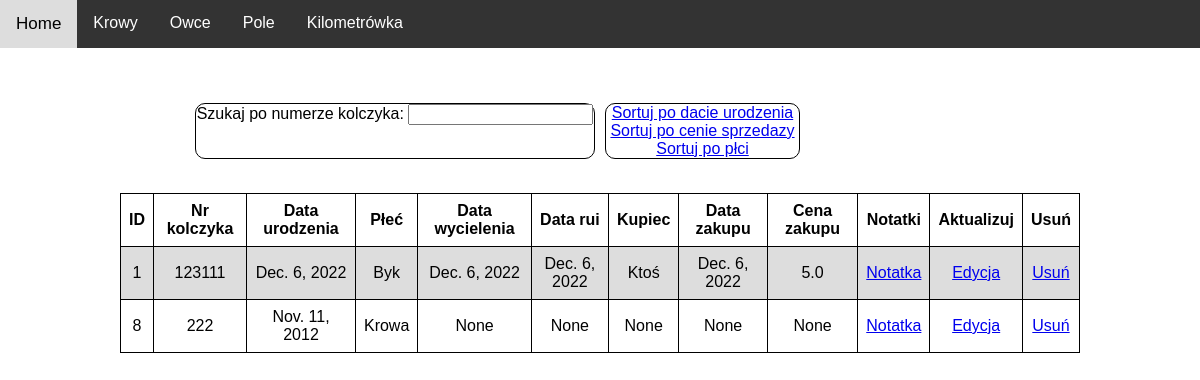
The page /cow/table/ on the database as committed earlier.
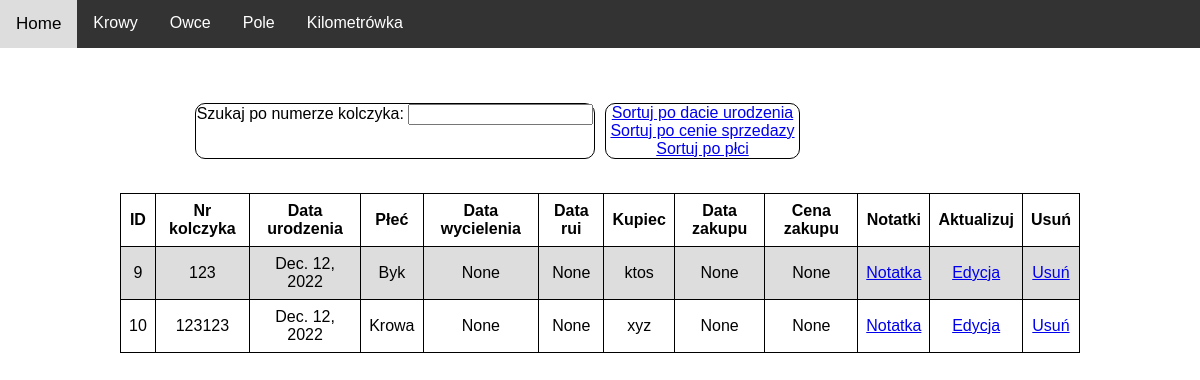
The same page on the database as committed later.
### Cows/models.py (models this page shows)
class Cow(models.Model):
    MALE = 'Byk'
    FEMALE = 'Krowa'
    SEX_CHOICES = [
        (MALE, 'Byk'),
        (FEMALE, 'Krowa'),
    ]
    earring_number = models.CharField(max_length=10, unique=True)
    birth_date = models.DateField()
    sex = models.CharField(max_length=5, choices=SEX_CHOICES)
    buyer = models.CharField(max_length=20, blank=True, null=True)
    sale_price = models.FloatField(blank=True, null=True)
    sale_date = models.DateField(blank=True, null=True)
    calving_date = models.DateField(blank=True, null=True) #wycielenie
    estrus_date = models.DateField(blank=True, null=True) #ruja
    note = models.TextField(blank=True, max_length=1000, null=True)

### Cows/views.py (the view)
# urls.py: path('cow/table/', CowView.cows_table),
def cows_table(request):
    cows = Cow.objects.all()
    context = {
        'cows': cows,
    }
    return render(request, 'Cows/table.html', context)

### Cows/templates/Cows/table.html
{% extends 'MainPage/main.html' %}
{% block content %}
<div class="grid-container">
  <div class="item1">
    <form action="/cow/search">
      Szukaj po numerze kolczyka:
      <input type="text" name="earring_num">
    </form>
  </div>
  <div class = "item2">
    <a class="btn btn-sm btn-info" href="{% url 'sort_birth_date'  %}">Sortuj po dacie urodzenia</a>
    <a class="btn btn-sm btn-info" href="{% url 'sort_birth_sale'  %}">Sortuj po cenie sprzedazy</a>
    <a class="btn btn-sm btn-info" href="{% url 'sort_birth_sex'  %}">Sortuj po płci</a>
  </div>
</div>
<table class="center">
  <tr>
    <th>ID</th>
    <th>Nr kolczyka</th>
    <th>Data urodzenia</th>
    <th>Płeć</th>
    <th>Data wycielenia</th>
    <th>Data rui</th>
    <th>Kupiec</th>
    <th>Data zakupu</th>
    <th>Cena zakupu</th>
    <th>Notatki</th>
    <th>Aktualizuj</th>
    <th>Usuń</th>
  </tr>
  {% for k in cows %}
  <tr>
    <td>{{k.id}}</td>
    <td>{{k.earring_number}}</td>
    <td>{{k.birth_date}}</td>
    <td>{{k.sex}}</td>
    <td>{{k.calving_date}}</td>
    <td>{{k.estrus_date}}</td>
    <td>{{k.buyer}}</td>
    <td>{{k.sale_date}}</td>
    <td>{{k.sale_price}}</td>
    <td><a class="btn btn-sm btn-info" href="{% url 'note' k.id %}">Notatka</a></td>
    <td><a class="btn btn-sm btn-info" href="{% url 'update' k.id %}">Edycja</a></td>
    <td><a class="btn btn-sm btn-info" href="{% url 'delete' k.id %}">Usuń</a></td>
  </tr>
  {% endfor %}
</table>
{% endblock %}

Rows that differ between the two databases and show on the page:
removed Cow: id "1", earring_number "123111", birth_date "Dec. 6, 2022", sex "Byk", calving_date "Dec. 6, 2022", estrus_date "Dec. 6, 2022", buyer "Ktoś", sale_date "Dec. 6, 2022", sale_price "5.0"
removed Cow: id "8", earring_number "222", birth_date "Nov. 11, 2012", sex "Krowa", calving_date "None", estrus_date "None", buyer "None", sale_date "None", sale_price "None"
added Cow: id "9", earring_number "123", birth_date "Dec. 12, 2022", sex "Byk", calving_date "None", estrus_date "None", buyer "ktos", sale_date "None", sale_price "None"
added Cow: id "10", earring_number "123123", birth_date "Dec. 12, 2022", sex "Krowa", calving_date "None", estrus_date "None", buyer "xyz", sale_date "None", sale_price "None"
